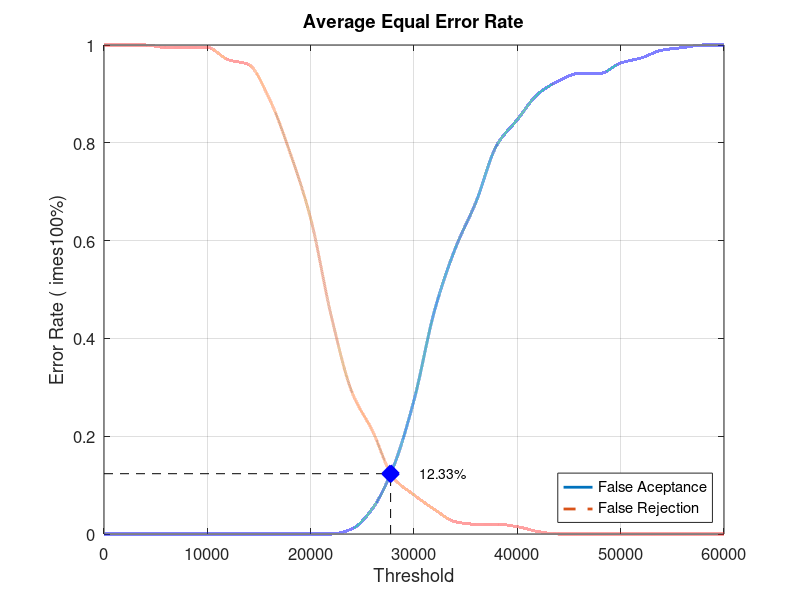
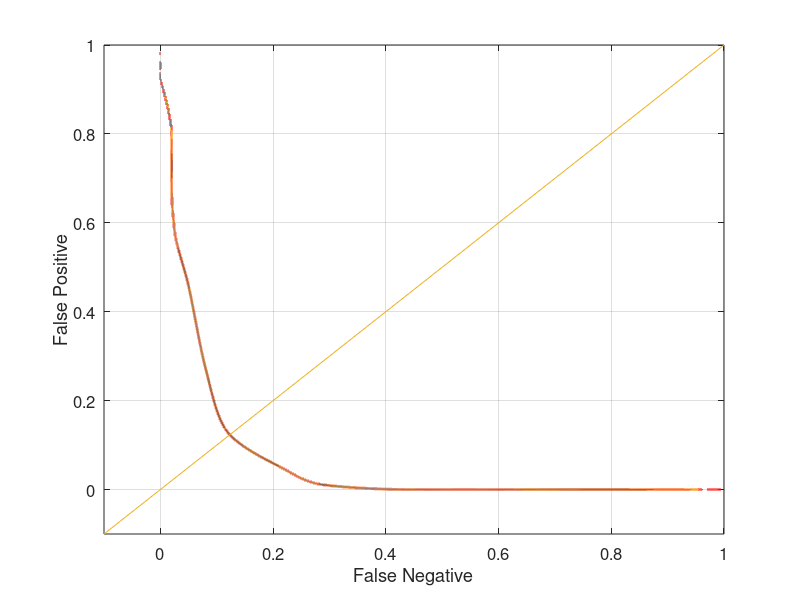

These figures' MATLAB source, in order:
close all;
clear;
clc;
x = 0:2000:60000;
xq = 0:0.5:60000;

y0 = [0 0 0 0 0 0 0 0 0 0 0 0 0.0105263 0.0526316 0.136842 0.273684 0.457895 0.584211 0.678947 0.794737 0.847368 0.9 0.926316 0.942105 0.942105 0.963158 0.973684 0.989474 0.994737 1 1]
yy0 = interp1(x, y0, xq, 'pchip');
y1 = [1 1 1 0.995 0.995 0.995 0.97 0.96 0.89 0.78 0.645 0.445 0.29 0.21 0.115 0.08 0.05 0.025 0.02 0.02 0.015 0.005 0 0 0 0 0 0 0 0 0]
yy1 = interp1(x, y1, xq, 'pchip');

% Calculating EER: 
y2 = abs(y0 - y1);
find(y2 == min(y2))
yy2 = abs(yy0 - yy1);
xEER = find(yy2 == min(yy2));
xEERIndex = xq(xEER) % X-axis EER
yEER = yy0(xEER) % Y-axis EER

main = figure
plot(xq, yy0,'-','LineWidth', 2);	hold on
plot(xq, yy1,'--','LineWidth', 2);	hold on
plot([xEERIndex xEERIndex], [0 yEER], 'k--');	hold on
plot([0 xEERIndex], [yEER yEER], 'k--');	hold on
plot(xEERIndex, yEER, 'bx', 'LineWidth', 10);	hold on
text(xEERIndex + 10 * xEERIndex / 100, yEER, [num2str(round((10000 * yEER)) / 100) '%'])
legend('False Aceptance', 'False Rejection', 'Location', 'SouthEast')
xlabel('Threshold')
ylabel('Error Rate (	imes100%)')
title('Average Equal Error Rate')
set(gca, 'FontSize', 12)
axis([0 60000 0 1])
grid on

print(main, 'Database4_3Main', '-dpng');
FNRxFPR = figure('Color', [1 1 1]);
plot(yy1, yy0, '-', yy1, yy0, 'LineWidth', 2);
hold on
y = -0.1:0.1:1
plot(y, y); 
set(gca, 'FontSize', 12)
xlabel('False Negative')
ylabel('False Positive')
axis([-0.1 1 -0.1 1])
set(gca, 'FontSize', 12)
grid on

print(FNRxFPR, 'Database4_3FNRxFPR','-dpng');
